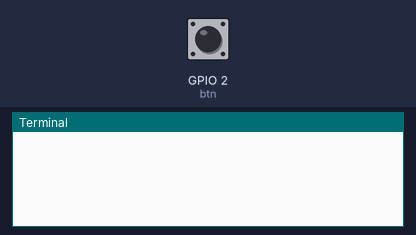
The program below on a simulated Raspberry Pi (BCM pin numbers). Shown: the last lines printed to the terminal. Inputs (shaded band) come from the test bench; at power-on: GPIO 2 (btn) HIGH. The clock reads 2024-03-15 10:24:30 at power-on unless the program sets it; web requests get an empty 200 reply after 0.4 s; threads take turns every 2 ms.

Above: at 1.2 s.
1.3 s: GPIO 2 (btn) pulled LOW for 0.15 s
At 1.56 s:
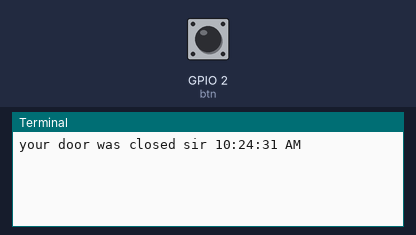
At 2.0 s:
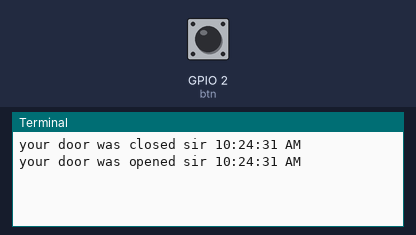

Measured:
- after the input at 1.3 s, the terminal: prints a new line at once (image 1)

The program:

main.py
```python
from gpiozero import Button
from signal import pause
import gpiozero
import threading
import time
from discord_noti import send_output
from cooldown_check import can_run

btn = Button(2)

#this class handles the status of the door
class doorStatus:
    def __init__(self):
        self.status = "unknown"
        self.last_change = 0
        self.open_alert_sent = False

#this class handles the last printed output of the door
class doorLastPrint:
    def __init__(self):
        self.status = "unknown"
        self.last_change = 0

door = doorStatus() #only need one global object (instance) of the class above, so it is updated and can be checked
lastPrint = doorLastPrint()

#callback functions
def door_closed():
    door.status = "closed" #keeps track of the door status
    door.last_change = time.time()
    if can_run("door_closed", 7): #from cooldown_check.py
        lastPrint.status = "closed" #keeps track of the last output
        lastPrint.last_change = time.time()
        door.open_alert_sent = False
        print(f"your door was {door.status} sir", time.strftime("%I:%M:%S %p")) #THIS WILL BE REPLACED WITH THE APPROPRIATE OUTPUT FUNCTION
        send_output(f"your door was {door.status} sir", time.strftime("%I:%M:%S %p")) #discord

def door_opened():
    door.status = "opened" #keeps track of the door status
    door.last_change = time.time()
    if can_run("door_opened", 7): #from cooldown_check.py
        lastPrint.status = "opened" #keeps track of the last output
        lastPrint.last_change = time.time()
        print(f"your door was {door.status} sir", time.strftime("%I:%M:%S %p")) #THIS WILL BE REPLACED WITH THE APPROPRIATE OUTPUT FUNCTION
        send_output(f"your door was {door.status} sir", time.strftime("%I:%M:%S %p")) #discord

#attributes that check the btn state to then handle callback functions
btn.when_pressed = door_closed
btn.when_released = door_opened


#this function runs in the background and lets me know if my door has been opened for too long
def open_noti():
    while True:
        now=time.time()
        if door.status == "opened" and not door.open_alert_sent and (now - door.last_change) >= 300:
            print(f"some nga left your door {door.status} for 5 min", time.strftime("%I:%M:%S %p"))
            send_output(f"your door was left {door.status} for 5 min sir", time.strftime("%I:%M:%S %p")) #discord
            door.open_alert_sent = True #avoids it from spamming this alert once 5 min door open is true
        time.sleep(0.5)  # check twice per second
threading.Thread(target=open_noti, daemon=True).start()


#this checks if the actual door status is accurately represtned by the outputed status (they're not the same because of the cooldown which is in place to prevent spam)
def reconcile_print():
    while True:
        now = time.time()
        if door.status != lastPrint.status and (now - lastPrint.last_change) >= 8:
            lastPrint.status = door.status
            lastPrint.last_change = now
            print(f"some nga {door.status} your door", time.strftime("%I:%M:%S %p"))
            send_output(f"some nga {door.status} your door", time.strftime("%I:%M:%S %p")) #discord
        time.sleep(0.5)  # check twice per second
#Without threading, the program would get stuck inside reconcile_print() forever.
#With threading, reconcile_print() runs forever in the background, while the rest of the program continues normally.

threading.Thread(target=reconcile_print, daemon=True).start()
pause()

#what to add
#dashboard (webpage) 
```

discord_noti.py
```python
import requests

WEBHOOK_URL = "https://discord.com/api/webhooks/1453919789876514990/rGgw61H2umu0fdjhO_eUrAlj_AWi-OnLQR_bd4n7x0auruX2bgo34dTtnPIM1Vr_A9SI"

def send_output(message, ts):
    data = {
        "content": f"{message} | {ts}"
    }
    requests.post(WEBHOOK_URL, json=data)
```

cooldown_check.py
```python
import time


cooldowns = {}
#cooldown function, checks if prints/outputs can run based on if available_time has been reached
def can_run(current_function, cooldown_duration):
    now = time.time()
    #the time on a clock (00:00:00) when the funciton can run again
    available_time = cooldowns.get(current_function, 0)

    if now >= available_time:
        cooldowns[current_function] = now + cooldown_duration

        return True
    else:
        return False
```
